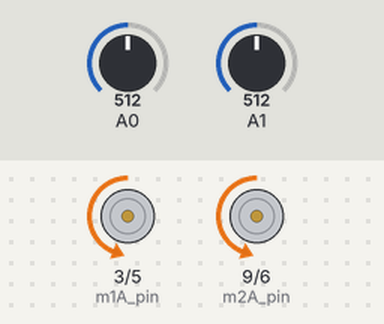
A sketch run on a simulated Arduino Uno, built with avr-gcc and run on an emulated ATmega328P. Parts: motor-driver pin pairs drawn as motors (green arrow = first pin HIGH = forward, orange = second pin HIGH = backward, longer = more drive). The inputs (shaded band) are chosen by the test bench; at power-on: A0 = 512, A1 = 512.

Above: at 1.2 s.
1.3 s: A0 set to 484
At 1.9 s:
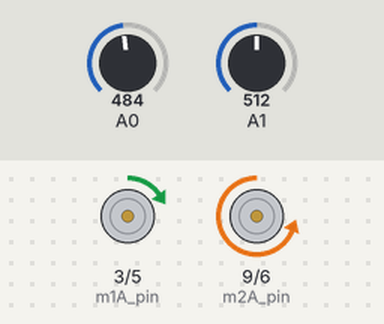
2.8 s: A1 set to 492
At 3.1 s:
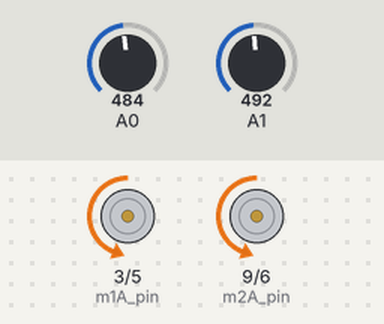
4.3 s: A0 set to 511
At 5.4 s:
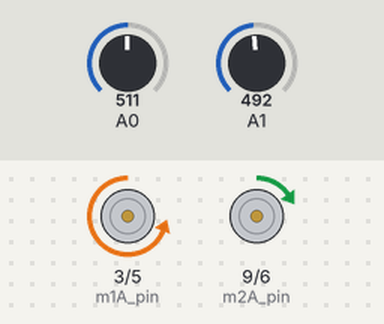
Timing chart, 0 to 7.3 s (numbered marks = the images above; inputs shaded):
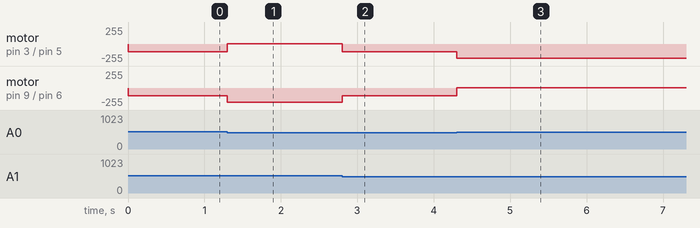

The sketch:

programa_seguidor_de_linha.ino
```cpp
#define m1A_pin 3
#define m1B_pin 5
#define m2A_pin 9
#define m2B_pin 6
#define potL 210
#define potS 6
#define potF 115
#define linha 500


void setup() {
  pinMode(m1A_pin, OUTPUT);
  pinMode(m1B_pin, OUTPUT);
  pinMode(m2A_pin, OUTPUT);
  pinMode(m2B_pin, OUTPUT);
}

void loop() {
  int s1=analogRead(A0);
  int s2=analogRead(A1);

  if(s1 < linha  &&  s2 < linha){
    control('w');
  }
 else if(s1 > linha && s2 < linha){
   control('a');
 }
 else if(s2 > linha && s1 < linha){
   control('d');
 }
 else if(s1 > linha && s2 > linha){
   control('w');
 }
}
void control(char dir){
    switch(dir){
       case 'w':
           analogWrite(m1A_pin, 0);
           analogWrite(m1B_pin, potF);
           analogWrite(m2A_pin, 0);
           analogWrite(m2B_pin, potF);
           break;
       case 'z':
           analogWrite(m1A_pin, potF);
           analogWrite(m1B_pin, 0);
           analogWrite(m2A_pin, potF);
           analogWrite(m2B_pin, 0);
           break;
       case 'd':
           analogWrite(m1A_pin, potS);
           analogWrite(m1B_pin, 0);
           analogWrite(m2A_pin, 0);
           analogWrite(m2B_pin, potL);
           break;
       case 'a':
           analogWrite(m1A_pin, 0);
           analogWrite(m1B_pin, potL);
           analogWrite(m2A_pin, potS);
           analogWrite(m2B_pin, 0);
           break;
      }
}
```

Measured:
- the behaviour switches between 500 and 499 on A0 (found by bisection; images 0 and 1)
- the behaviour switches between 500 and 499 on A1 (found by bisection; images 1 and 2)
- after the input at 1.3 s, motor on pin 3 (m1A_pin) / pin 5 (m1B_pin): backward 115/255 → forward 6/255 at once; motor on pin 9 (m2A_pin) / pin 6 (m2B_pin): backward 115/255 → backward 210/255 at once
- after the input at 2.8 s, motor on pin 3 (m1A_pin) / pin 5 (m1B_pin): forward 6/255 → backward 115/255 at once; motor on pin 9 (m2A_pin) / pin 6 (m2B_pin): backward 210/255 → backward 115/255 at once
- after the input at 4.3 s, motor on pin 3 (m1A_pin) / pin 5 (m1B_pin): backward 115/255 → backward 210/255 at once; motor on pin 9 (m2A_pin) / pin 6 (m2B_pin): backward 115/255 → forward 6/255 at once
